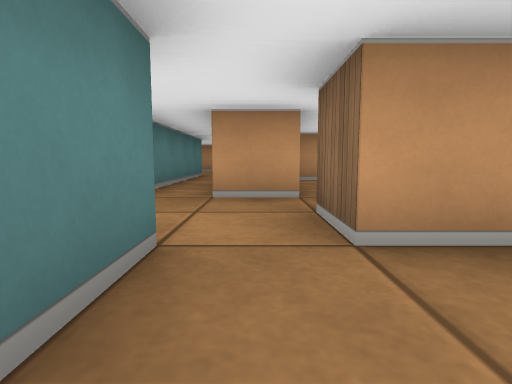
[1] (above)

16 first-person views from a walk through a cub3D level. The camera is about half as high as the walls, tilts 6° down and sees 80° across. The floor is counted in squares. Each view is taken from the middle of a square. On the plan, view 1 faces up. The plan holds only what a view shows up to about 9 squares ahead; the rest is blank.

[2]
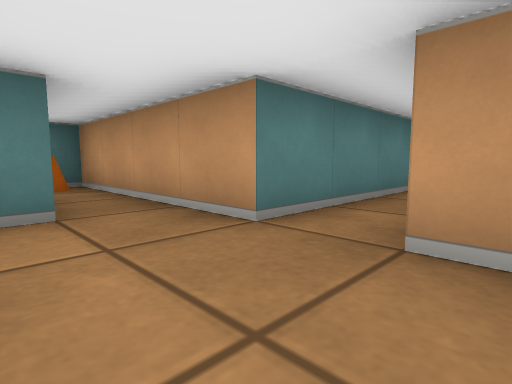

[3]
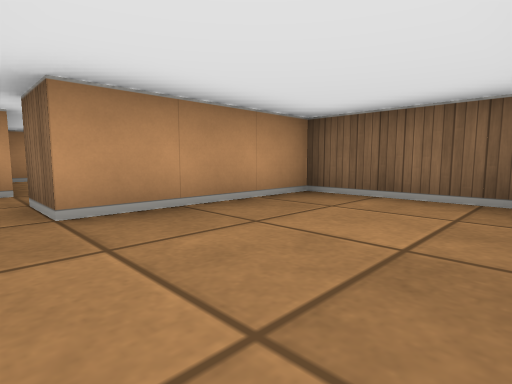

[4]
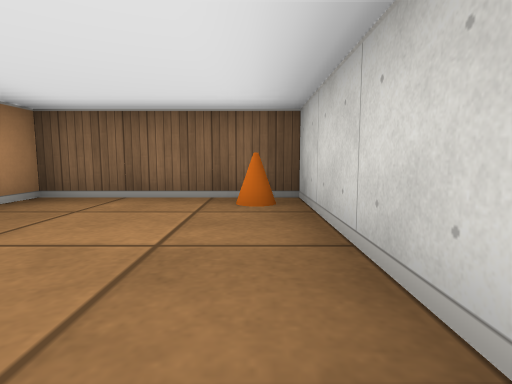

[5]
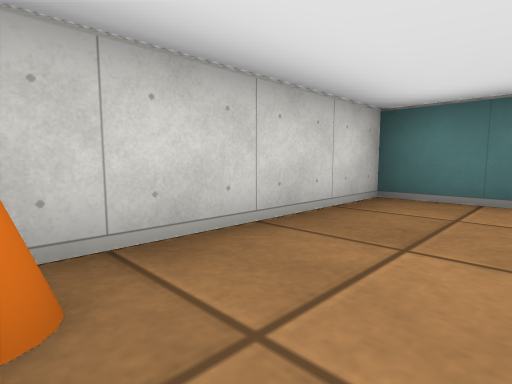

[6]
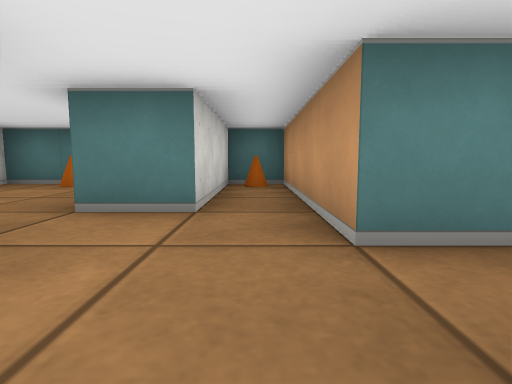

[7]
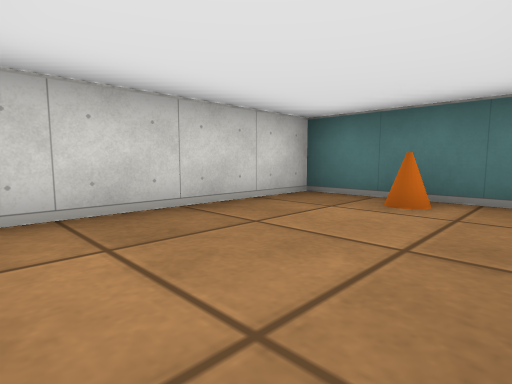

[8]
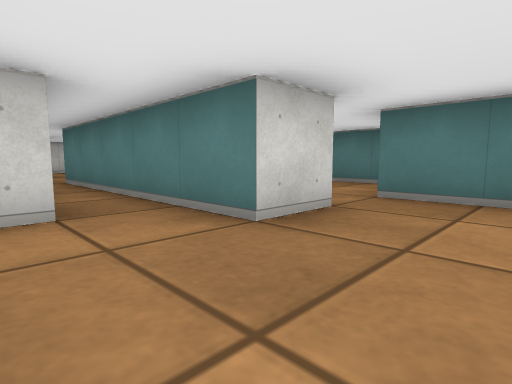

[9]
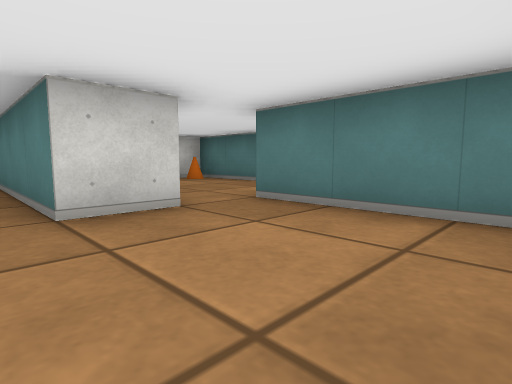

[10]
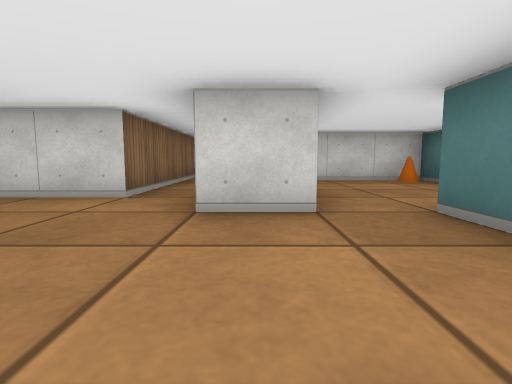

[11]
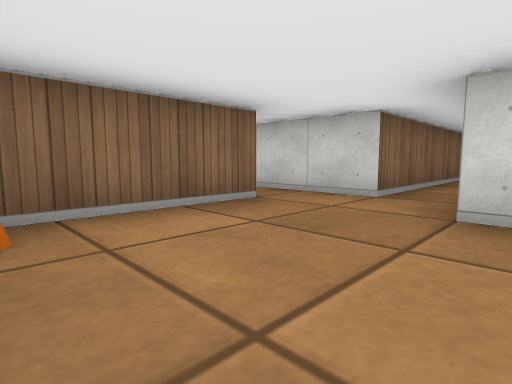

[12]
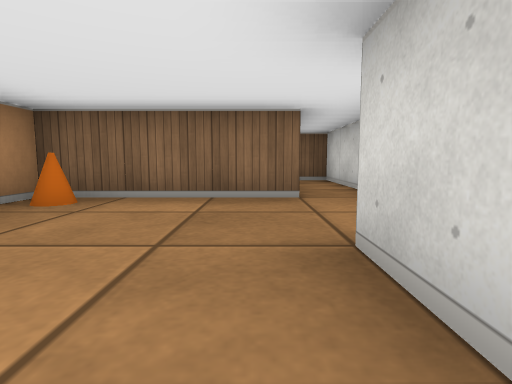

[13]
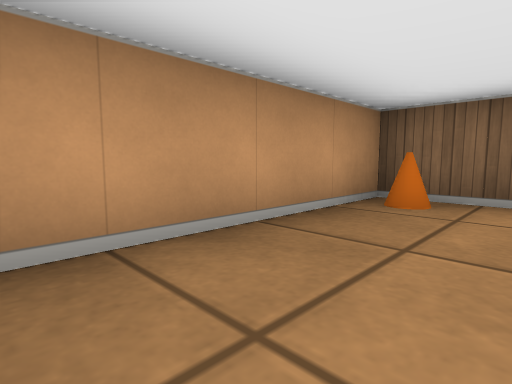

[14]
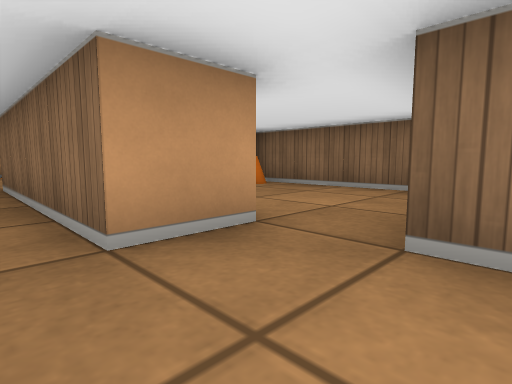

[15]
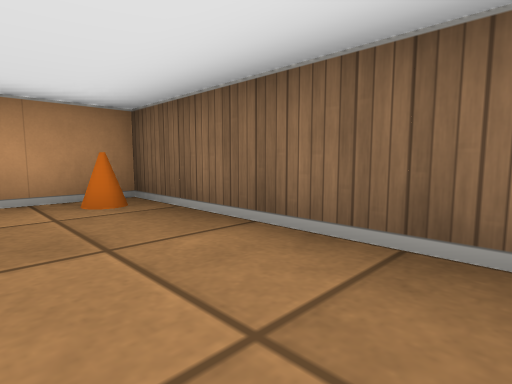

[16]
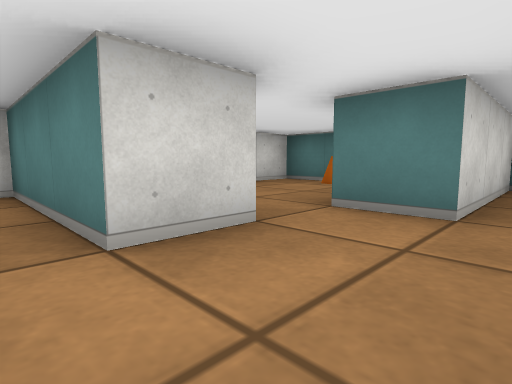

### Floor plan
Ten units are one square. View 1 is at (0, 0); x grows to the right and y downward. Boxes are objects, and circles mark ways between rooms. Rooms are numbered by the first view taken in them; rooms with no view inside come last. Other rooms are left out.
<svg viewBox="-60 -120 100 140">
<path fill="none" stroke="#000" d="M-5 -15 -5 15 35 15 35 -15 5 -15 5 -25M-15 -15 -5 -15M6 -35 -5 -35 -5 -75M-15 -75 -15 -35 -55 -35 -55 -25 -25 -25 -25 -15M-55 -8 -55 15 -21 15M-5 -75 35 -75 35 -81M5 -84 5 -115 -30 -115M-26 -85 -15 -85 -15 -75M-35 -109 -35 -85M35 -30 35 -65 8 -65M-55 -78 -55 -45 -32 -45"/>
<rect x="25" y="5" width="10" height="10" fill="#bbb"><title>cone</title></rect>
<rect x="-55" y="-35" width="10" height="10" fill="#bbb"><title>cone</title></rect>
<rect x="-55" y="-5" width="10" height="10" fill="#bbb"><title>cone</title></rect>
<rect x="-5" y="-115" width="10" height="10" fill="#bbb"><title>cone</title></rect>
<rect x="25" y="-65" width="10" height="10" fill="#bbb"><title>cone</title></rect>
<rect x="-55" y="-55" width="10" height="10" fill="#bbb"><title>cone</title></rect>
<circle cx="0" cy="-20" r="3" fill="#2a7"/>
<circle cx="-20" cy="-10" r="3" fill="#2a7"/>
<circle cx="-10" cy="-70" r="3" fill="#2a7"/>
<circle cx="0" cy="-30" r="3" fill="#2a7"/>
<circle cx="-30" cy="-80" r="3" fill="#2a7"/>
<text x="10" y="0">1</text>
<text x="-20" y="-30">2</text>
<text x="-40" y="0">3</text>
<text x="-10" y="-90">4</text>
<text x="20" y="-50">5</text>
<text x="-40" y="-70">6</text>
</svg>
Room 1 opens to room 2. Room 2 opens to room 3. Room 2 opens to room 4. Room 2 opens to room 5. Room 4 opens to room 6.

Where each view was taken, in squares from view 1:
view 1: 0 up, 0 right, facing up
view 2: 2 up, 0 right, facing up-left
view 3: 1 down, 0 right, facing up-right
view 4: 1 down, 0 right, facing right
view 5: 0 up, 3 right, facing down-left
view 6: 3 up, 0 right, facing left
view 7: 1 up, 2 left, facing down-left
view 8: 10 up, 0 right, facing down-left
view 9: 11 up, 1 left, facing down-left
view 10: 11 up, 2 left, facing down
view 11: 11 up, 2 left, facing down-right
view 12: 9 up, 3 left, facing right
view 13: 10 up, 3 left, facing up-right
view 14: 2 up, 1 left, facing up-right
view 15: 3 up, 2 right, facing up-right
view 16: 3 up, 0 right, facing down-left
